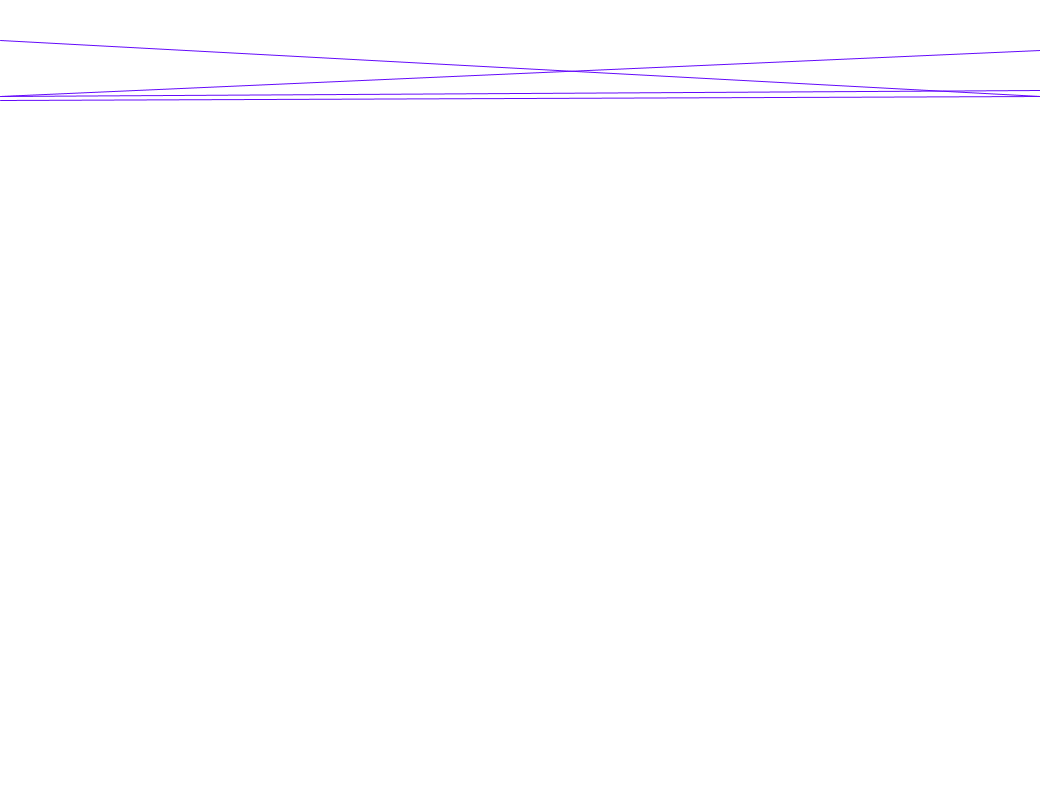
Frame 1 (no input)
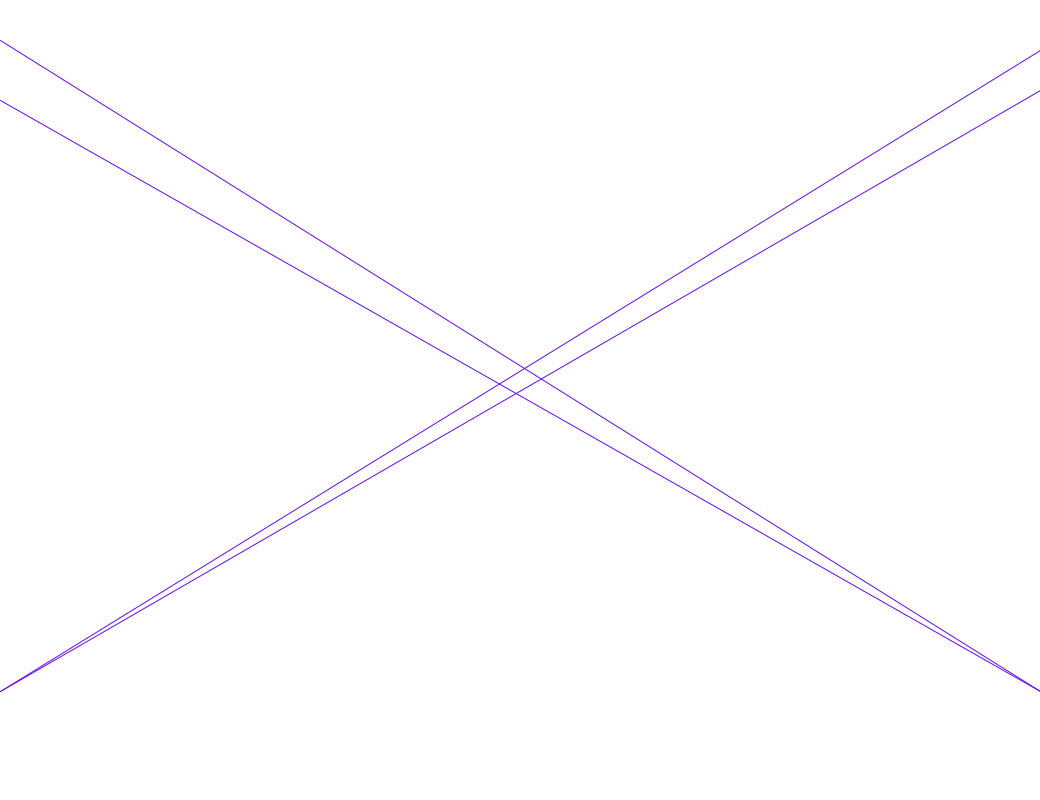
Frame 60 (the mouse pressed at the canvas centre just before this capture)
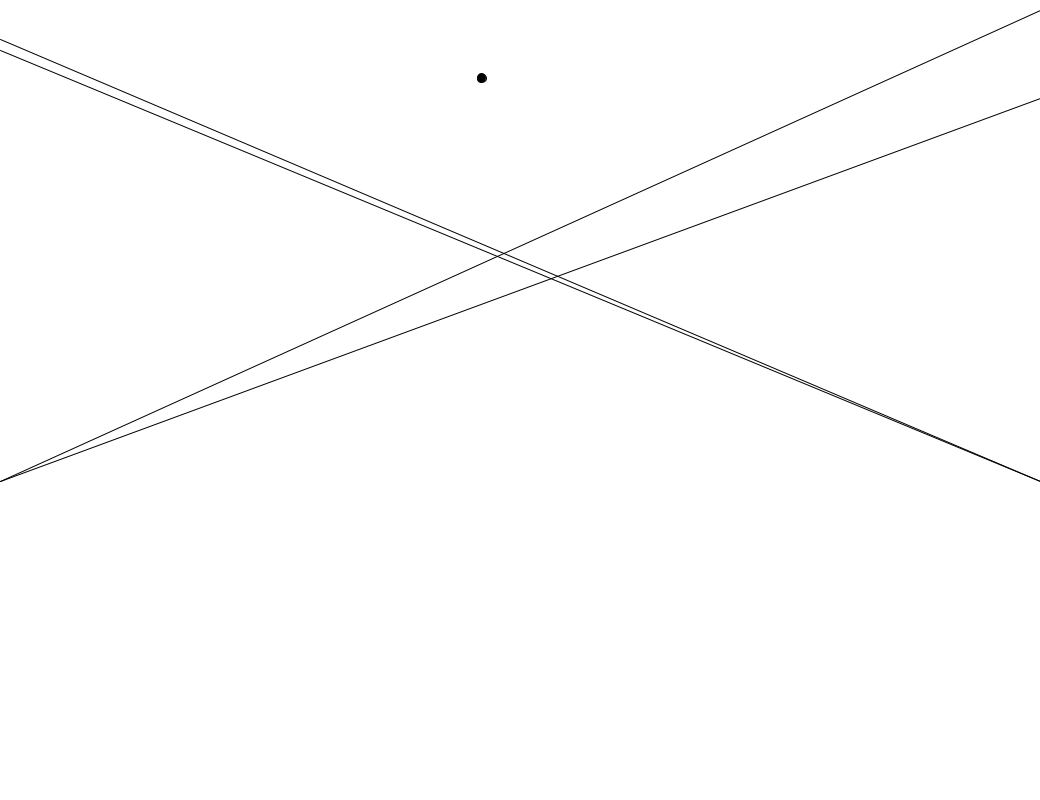
Frame 120 (the mouse held since frame 60 and released just before this capture)

The Processing sketch that drew these frames (run headless with seeded random() and noise(); from frame 60 on, the mouse is pressed at the canvas centre):

// Processing sketch: processing_62765
// ── processing_62765.pde

float a = 100;

void setup() 
{
  size(1040, 800);
  stroke(255);
}

void draw() 
{
  background(255);
  a = a - 3.5;
 {if (mousePressed) 
{ 
  if (a < 0) { 
    a = height; 
  }
stroke(0); 
fill(0);
line(0,39,width,a);
line(0,50,width,a);
line(0,a,width,10);
line(0,a,width,98);
ellipse(a,78,9,9);

} else{
   if (a < 0) { 
    a = height; 
  }

stroke (100,10,250);
line (0,a,width,50);
line (0,a,width,90);
line(0,40,width,a);
line(0,100,width,a);
 }
}

}
